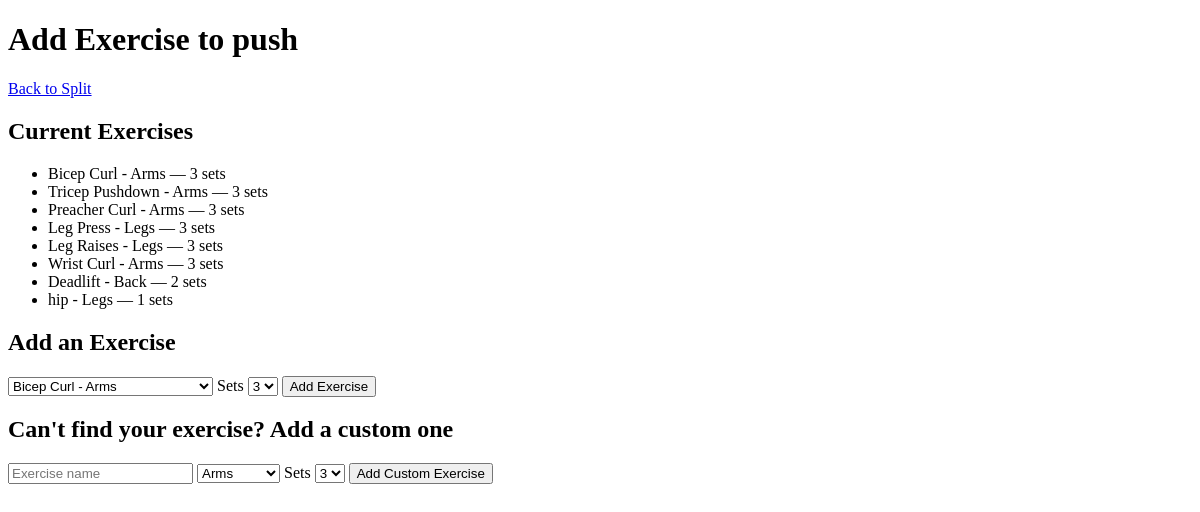
Page /split/1/add-day-exercise/1 on the earlier database version.
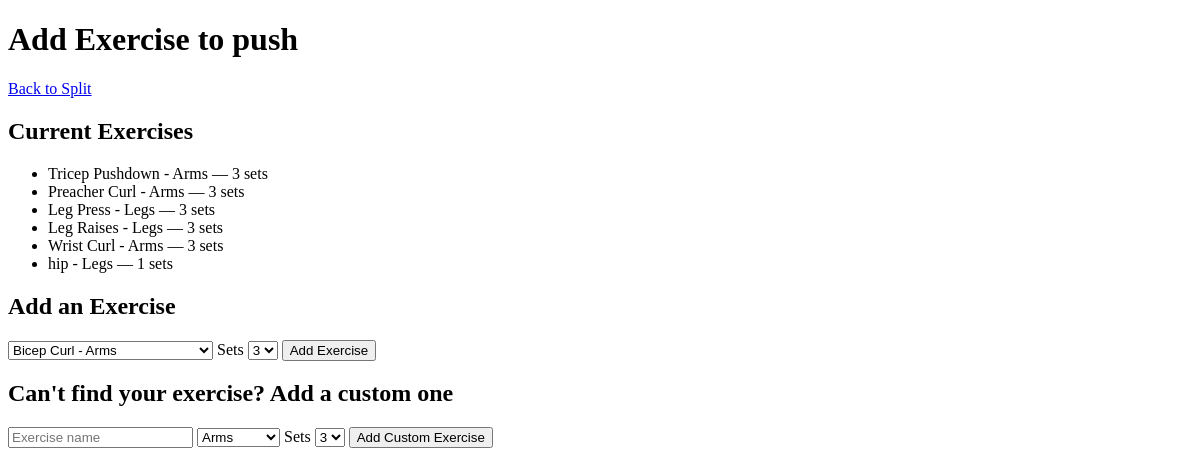
Same page on the later database version.
### tables this page shows
CREATE TABLE split_days (
            id INTEGER PRIMARY KEY AUTOINCREMENT,
            split_id INTEGER NOT NULL,
            day_name TEXT NOT NULL,
            day_order INTEGER NOT NULL,
            FOREIGN KEY (split_id) REFERENCES workout_splits(id)
        );

CREATE TABLE split_exercises (
            id INTEGER PRIMARY KEY AUTOINCREMENT,
            split_day_id INTEGER NOT NULL,
            exercise_id INTEGER NOT NULL,
            sets_count INTEGER NOT NULL DEFAULT 3, exercise_order INTEGER NOT NULL DEFAULT 0,
            FOREIGN KEY (split_day_id) REFERENCES split_days(id),
            FOREIGN KEY (exercise_id) REFERENCES exercises(id)
        );

CREATE TABLE exercises (
            id INTEGER PRIMARY KEY AUTOINCREMENT,
            name TEXT NOT NULL,
            muscle_group TEXT NOT NULL
        );

### app.py (the view)
@app.route("/split/<int:split_id>/add-day-exercise/<int:day_id>")
def add_day_exercise_page(split_id, day_id):
    conn = get_db()
    cursor = conn.cursor()
    cursor.execute("SELECT * FROM split_days WHERE id = ?", (day_id,))
    day = cursor.fetchone()
    cursor.execute("""
        SELECT exercises.*, split_exercises.sets_count FROM exercises
        JOIN split_exercises ON exercises.id = split_exercises.exercise_id
        WHERE split_exercises.split_day_id = ?
    """, (day_id,))
    current_exercises = cursor.fetchall()
    cursor.execute("SELECT * FROM exercises ORDER BY muscle_group")
    all_exercises = cursor.fetchall()
    conn.close()
    return render_template("add_day_exercise.html",
        day=day,
        split_id=split_id,
        current_exercises=current_exercises,
        all_exercises=all_exercises
    )

### app.py (called while the page is built)
def get_db():
    conn = sqlite3.connect(DB_PATH)
    conn.row_factory = sqlite3.Row
    return conn

### templates/add_day_exercise.html (shortened to what this page needs)
<!DOCTYPE html>
<html lang="en">
<head>
</head>
<body>
    <h1>Add Exercise to {{ day.day_name }}</h1>
    <a href="/split/{{ split_id }}">Back to Split</a>
    <h2>Current Exercises</h2>
    {% if current_exercises %}
        <ul>
            {% for exercise in current_exercises %}
                <li>{{ exercise.name }} - {{ exercise.muscle_group }} — {{ exercise.sets_count }} sets</li>
            {% endfor %}
        </ul>
    {% else %}
        <p>No exercises added yet.</p>
    {% endif %}
    <h2>Add an Exercise</h2>
    <form action="/split/{{ split_id }}/add-day-exercise/{{ day.id }}" method="POST">
        <select name="exercise_id">
            {% for exercise in all_exercises %}
                <option value="{{ exercise.id }}">{{ exercise.name }} - {{ exercise.muscle_group }}</option>
            {% endfor %}
        </select>
        <label>Sets</label>
        <select name="sets_count">
            <option value="3" selected>3</option>
        </select>
        <button type="submit">Add Exercise</button>
    </form>
    <h2>Can't find your exercise? Add a custom one</h2>
    <form action="/split/{{ split_id }}/add-custom-exercise/{{ day.id }}" method="POST">
        <input type="text" name="name" placeholder="Exercise name" required>
        <select name="muscle_group">
            <option value="Arms">Arms</option>
        </select>
        <label>Sets</label>
        <select name="sets_count">
            <option value="3" selected>3</option>
        </select>
        <button type="submit">Add Custom Exercise</button>
    </form>
</body>
</html>

Differences in the rows shown:
removed split_exercises: name "Bicep Curl", muscle_group "Arms", sets_count "3"
removed split_exercises: name "Deadlift", muscle_group "Back", sets_count "2"
